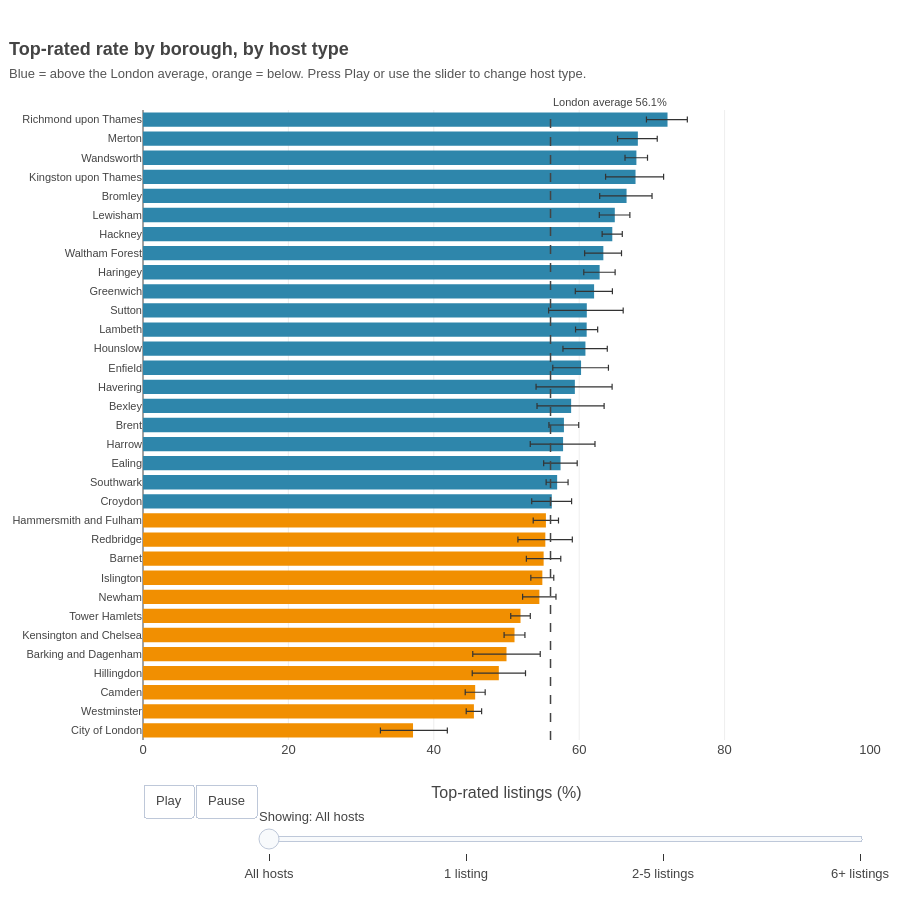

Notebook cell for this chart:
### Markdown cell above
## Figure 23b: The same story without a map (animated ranked bars)

If the map does not load (it needs an internet connection for the background), or if you want to read exact values, this version shows the same numbers as horizontal bars. **Press Play** to step through all hosts, single-listing hosts, hosts with 2-5 listings and hosts with 6 or more; you can also drag the slider. The boroughs stay in the same order (ranked by the all-hosts rate), so you can see each borough move relative to the others. **Blue** bars are above the London average, **orange** bars below; the dashed line is the average. The thin line on each bar is the 95% Wilson interval, and **hover** shows the number of rated listings. Boroughs with fewer than 30 rated listings in a step are left blank.

### Code cell
order = allh.sort_values("rate")["neighbourhood_cleansed"].tolist()          # lowest first, so the highest bar is drawn at the top


def bar_trace(lab):
    d = bm[bm["Host type"] == lab].set_index("neighbourhood_cleansed").reindex(order)
    x = d["rate"].to_numpy()
    colors = np.where(x >= BASE, BLUE, ORANGE)
    return go.Bar(
        x=x, y=order, orientation="h", marker=dict(color=[str(c) for c in colors]),
        error_x=dict(type="data", symmetric=False, array=(d["ci_high"] - d["rate"]).to_numpy(), arrayminus=(d["rate"] - d["ci_low"]).to_numpy(),
                     color="#333333", thickness=1.2, width=3),
        customdata=np.stack([d["n"].to_numpy(), d["ci_low"].to_numpy(), d["ci_high"].to_numpy()], axis=-1),
        hovertemplate="<b>%{y}</b><br>Top-rated: %{x:.1f}% (95% interval %{customdata[1]:.1f}% to %{customdata[2]:.1f}%)"
                      "<br>Rated listings: %{customdata[0]:,.0f}<extra></extra>",
        showlegend=False)


frames_b = [go.Frame(name=lab, data=[bar_trace(lab)]) for lab in FRAME_ORDER]
fig = go.Figure(data=[bar_trace(FRAME_ORDER[0])], frames=frames_b)
fig.update_layout(
    xaxis=dict(title=dict(text="Top-rated listings (%)"), range=[0, 100]),
    yaxis=dict(categoryorder="array", categoryarray=order, automargin=True, tickfont=dict(size=11)),
    shapes=[dict(type="line", xref="x", yref="paper", x0=BASE, x1=BASE, y0=0, y1=1, line=dict(color="#444444", width=1.5, dash="dash"))],
    annotations=[dict(x=BASE, y=1.0, xref="x", yref="paper", text=f"London average {BASE:.1f}%", showarrow=False, yanchor="bottom", xanchor="left", font=dict(size=11, color="#444444"))],
    bargap=0.25)
add_play(fig, ms=1500, y=-0.07)
finish(fig, "fig23b_borough_bars_by_host_type", "Top-rated rate by borough, by host type",
       "Blue = above the London average, orange = below. Press Play or use the slider to change host type.", height=900, bottom=160, top=110)
single = mv["1 listing"] if "1 listing" in mv.columns else None
display(Markdown(
    "**Insight:** switching from single-listing hosts to hosts with 6 or more listings pulls almost every borough below the London average: "
    f"{int((mv['6+ listings'] < BASE).sum())} of {int(mv['6+ listings'].notna().sum())} boroughs with enough listings sit below it for 6+ hosts, "
    f"against {int((mv['1 listing'] < BASE).sum())} of {int(mv['1 listing'].notna().sum())} for single-listing hosts."))

### Figure 1 — Plotly figure (JSON) as saved in the notebook; plotly's stock layout.template omitted (floating-point values rounded to 4 significant figures)
{"data": [{"type": "bar", "x": [37.14, 45.52, 45.69, 48.95, 50.0, 51.1, 51.93, 54.52, 54.93, 55.11, 55.34, 55.42, 56.23, 56.97, 57.43, 57.78, 57.9, 58.89, 59.4, 60.26, 60.86, 61.03, 61.05, 62.05, 62.81, 63.32, 64.55, 64.9, 66.51, 67.75, 67.87, 68.07, 72.15], "y": ["City of London", "Westminster", "Camden", "Hillingdon", "Barking and Dagenham", "Kensington and Chelsea", "Tower Hamlets", "Newham", "Islington", "Barnet", "Redbridge", "Hammersmith and Fulham", "Croydon", "Southwark", "Ealing", "Harrow", "Brent", "Bexley", "Havering", "Enfield", "Hounslow", "Lambeth", "Sutton", "Greenwich", "Haringey", "Waltham Forest", "Hackney", "Lewisham", "Bromley", "Kingston upon Thames", "Wandsworth", "Merton", "Richmond upon Thames"], "orientation": "h", "marker": {"color": ["#F18F01", "#F18F01", "#F18F01", "#F18F01", "#F18F01", "#F18F01", "#F18F01", "#F18F01", "#F18F01", "#F18F01", "#F18F01", "#F18F01", "#2E86AB", "#2E86AB", "#2E86AB", "#2E86AB", "#2E86AB", "#2E86AB", "#2E86AB", "#2E86AB", "#2E86AB", "#2E86AB", "#2E86AB", "#2E86AB", "#2E86AB", "#2E86AB", "#2E86AB", "#2E86AB", "#2E86AB", "#2E86AB", "#2E86AB", "#2E86AB", "#2E86AB"]}, "error_x": {"type": "data", "symmetric": false, "array": [4.718, 1.061, 1.377, 3.67, 4.641, 1.432, 1.345, 2.286, 1.573, 2.355, 3.712, 1.732, 2.725, 1.502, 2.29, 4.389, 2.035, 4.536, 5.123, 3.766, 3.006, 1.511, 5.004, 2.518, 2.13, 2.498, 1.374, 2.073, 3.503, 3.861, 1.528, 2.667, 2.725], "arrayminus": [4.485, 1.057, 1.371, 3.659, 4.641, 1.434, 1.348, 2.306, 1.583, 2.378, 3.773, 1.745, 2.763, 1.515, 2.322, 4.515, 2.062, 4.693, 5.336, 3.891, 3.091, 1.532, 5.248, 2.585, 2.181, 2.572, 1.398, 2.131, 3.695, 4.119, 1.567, 2.791, 2.9], "color": "#333333", "thickness": 1.2, "width": 3}, "customdata": [[420.0, 32.66, 41.86], [8487.0, 44.46, 46.58], [5047.0, 44.32, 47.07], [711.0, 45.29, 52.62], [442.0, 45.36, 54.64], [4671.0, 49.67, 52.53], [5288.0, 50.58, 53.27], [1803.0, 52.21, 56.81], [3814.0, 53.35, 56.5], [1693.0, 52.73, 57.46], [674.0, 51.57, 59.05], [3136.0, 53.68, 57.15], [1252.0, 53.47, 58.95], [4134.0, 55.45, 58.47], [1762.0, 55.11, 59.72], [469.0, 53.27, 62.17], [2228.0, 55.84, 59.93], [433.0, 54.2, 63.43], [335.0, 54.07, 64.53], [624.0, 56.37, 64.02], [981.0, 57.77, 63.86], [3944.0, 59.5, 62.54], [344.0, 55.8, 66.05], [1386.0, 59.46, 64.57], [1928.0, 60.63, 64.94], [1385.0, 60.75, 65.82], [4573.0, 63.15, 65.93], [1977.0, 62.77, 66.97], [657.0, 62.82, 70.02], [524.0, 63.63, 71.61], [3495.0, 66.3, 69.4], [1118.0, 65.28, 70.73], [973.0, 69.25, 74.87]], "hovertemplate": "<b>%{y}</b><br>Top-rated: %{x:.1f}% (95% interval %{customdata[1]:.1f}% to %{customdata[2]:.1f}%)<br>Rated listings: %{customdata[0]:,.0f}<extra></extra>", "showlegend": false}], "layout": {"xaxis": {"title": {"text": "Top-rated listings (%)"}, "range": [0, 100]}, "yaxis": {"categoryorder": "array", "categoryarray": ["City of London", "Westminster", "Camden", "Hillingdon", "Barking and Dagenham", "Kensington and Chelsea", "Tower Hamlets", "Newham", "Islington", "Barnet", "Redbridge", "Hammersmith and Fulham", "Croydon", "Southwark", "Ealing", "Harrow", "Brent", "Bexley", "Havering", "Enfield", "Hounslow", "Lambeth", "Sutton", "Greenwich", "Haringey", "Waltham Forest", "Hackney", "Lewisham", "Bromley", "Kingston upon Thames", "Wandsworth", "Merton", "Richmond upon Thames"], "automargin": true, "tickfont": {"size": 11}}, "shapes": [{"type": "line", "xref": "x", "yref": "paper", "x0": 56.05, "x1": 56.05, "y0": 0, "y1": 1, "line": {"color": "#444444", "width": 1.5, "dash": "dash"}}], "annotations": [{"x": 56.05, "y": 1.0, "xref": "x", "yref": "paper", "text": "London average 56.1%", "showarrow": false, "yanchor": "bottom", "xanchor": "left", "font": {"size": 11, "color": "#444444"}}], "bargap": 0.25, "updatemenus": [{"type": "buttons", "direction": "left", "x": 0.0, "y": -0.07, "xanchor": "left", "yanchor": "top", "showactive": false, "buttons": [{"label": "Play", "method": "animate", "args": [null, {"frame": {"duration": 1500, "redraw": true}, "fromcurrent": true, "transition": {"duration": 0}, "mode": "immediate"}]}, {"label": "Pause", "method": "animate", "args": [[null], {"frame": {"duration": 0, "redraw": false}, "mode": "immediate", "transition": {"duration": 0}}]}]}], "sliders": [{"active": 0, "x": 0.16, "len": 0.84, "y": -0.07, "yanchor": "top", "currentvalue": {"prefix": "Showing: "}, "steps": [{"label": "All hosts", "method": "animate", "args": [["All hosts"], {"mode": "immediate", "frame": {"duration": 0, "redraw": true}, "transition": {"duration": 0}}]}, {"label": "1 listing", "method": "animate", "args": [["1 listing"], {"mode": "immediate", "frame": {"duration": 0, "redraw": true}, "transition": {"duration": 0}}]}, {"label": "2-5 listings", "method": "animate", "args": [["2-5 listings"], {"mode": "immediate", "frame": {"duration": 0, "redraw": true}, "transition": {"duration": 0}}]}, {"label": "6+ listings", "method": "animate", "args": [["6+ listings"], {"mode": "immediate", "frame": {"duration": 0, "redraw": true}, "transition": {"duration": 0}}]}]}], "font": {"family": "Arial, sans-serif", "size": 13}, "margin": {"l": 60, "r": 30, "t": 110, "b": 160}, "title": {"text": "<b>Top-rated rate by borough, by host type</b><br><span style='font-size:13px;color:#555555'>Blue = above the London average, orange = below. Press Play or use the slider to change host type.</span>", "x": 0.01, "xanchor": "left"}, "height": 900}}
